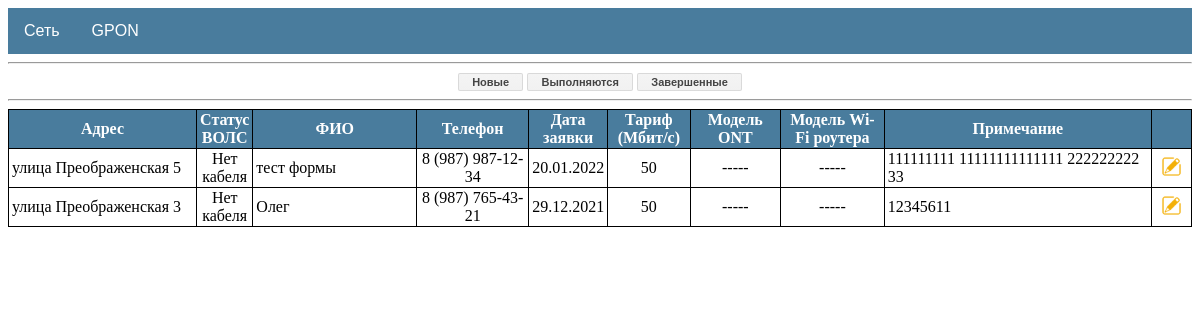
The page /gpon/requests/new/ on the database as committed earlier.
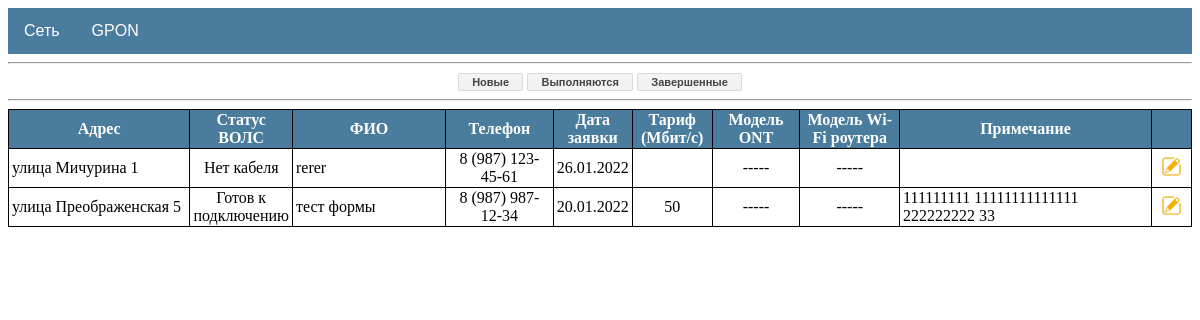
The same page on the database as committed later.
### gpon/models.py (models this page shows, shortened)
class Request(models.Model):
    user = models.ForeignKey(User, on_delete=models.CASCADE, related_name='user', verbose_name='Пользователь')
    address = models.ForeignKey(House, on_delete=models.CASCADE, related_name='request', verbose_name='Адрес')
    name = models.CharField(max_length=50, blank=True, verbose_name='ФИО')
    phone = models.CharField(max_length=50, blank=True, verbose_name='Телефон')
    date_req = models.DateField(auto_now_add=True, verbose_name='Дата заявки')
    date_con = models.DateTimeField(blank=True, null=True, verbose_name='Дата подключения')
    price_con = models.IntegerField(default='6000', verbose_name='Цена подключения')
    tariff = models.ForeignKey(Tariff, on_delete=models.CASCADE, blank=True, null=True, verbose_name='Тариф')
    ont = models.ForeignKey(Product, on_delete=models.CASCADE, blank=True, null=True, related_name='ont', verbose_name='Модель ONT')
    router = models.ForeignKey(Product, on_delete=models.CASCADE, blank=True, null=True, related_name='router', verbose_name='Модель Wi-Fi роутера')
    note = models.TextField(blank=True, verbose_name='Примечание')
    time = models.DateTimeField(auto_now=True, verbose_name='Время изменения')
    installer = models.ManyToManyField(User, blank=True, related_name='installer', verbose_name='Монтажники')
    manager = models.ForeignKey(User, blank=True, null=True, on_delete=models.CASCADE, related_name='manager', verbose_name='Менеджер')
    status = models.BooleanField(default=False)

class House(models.Model):
    cable = 'Нет кабеля'
    welding = 'Необходима сварка'
    ready = 'Готов к подключению'
    type = [(cable, 'Нет кабеля'), (welding, 'Необходима сварка'), (ready, 'Готов к подключению')]
    area = models.ForeignKey(Area, on_delete=models.CASCADE, verbose_name='Зона')
    address = models.OneToOneField(Address, on_delete=models.CASCADE, unique=True, verbose_name='Адрес')
    status = models.CharField(max_length=20, choices=type, default=cable, verbose_name='Статус')
    note = models.TextField(blank=True, verbose_name='Примечание')
    time = models.DateTimeField(auto_now=True, verbose_name='Дата изменения')
    def __str__(self):
        return f'{self.address}'

class Tariff(models.Model):
    name = models.CharField(max_length=50, unique=True, verbose_name='Название тарифа')
    speed = models.IntegerField(default='100', verbose_name='Скорость Мбит/с')
    price = models.IntegerField(verbose_name='Стоимость тарифа')

### addressbook/models.py (models this page shows)
class Address(models.Model):
    avenue = 'проспект'
    street = 'улица'
    boulevard = 'бульвар'
    passage = 'проезд'
    lane = 'переулок'
    highway = 'шоссе'
    list = [(avenue, 'проспект'), (street, 'улица'), (boulevard, 'бульвар'), (passage, 'проезд'),
            (lane, 'переулок'), (highway, 'шоссе')]
    address_type = models.CharField(max_length=10, choices=list, verbose_name='Тип')
    address_name = models.CharField(max_length=50, verbose_name='Название')
    address_house = models.CharField(max_length=5, verbose_name='Номер дома')
    def __str__(self):
        return f'{self.address_type} {self.address_name} {self.address_house}'

### gpon/views.py (the view)
# urls.py: path('requests/new/', RequestList.as_view(template_name='gpon/requests_new.html'), name='requests_new'),
class RequestList(ListView):
    model = Request
    context_object_name = 'requests'
    def get_context_data(self, **kwargs):
        context = super().get_context_data(**kwargs)
        context['is_new'] = Request.objects.filter(status='False').filter(date_con__isnull=True).order_by('-id')
        context['in_progress'] = Request.objects.filter(status='False').exclude(date_con__isnull=True).order_by('date_con')
        context['is_completed'] = Request.objects.filter(status='True').order_by('-id')
        context['total_houses'] = House.objects.all()
        context['cable_houses'] = House.objects.filter(status='Нет кабеля')
        context['welding_houses'] = House.objects.filter(status='Необходима сварка')
        context['ready_houses'] = House.objects.filter(status='Готов к подключению')
        context['sold_routers'] = Request.objects.filter(status='True').exclude(router__isnull=True)
        return context

### templates/gpon/requests_new.html
{%extends 'request.html' %}
{% block content %}
{%  if is_new %}
    <table class="table_gpon">
        <tr>
            <th style="width: 220px">
                Адрес
            </th>
            <th>
                Статус ВОЛС
            </th>
            <th style="width: 220px">
                ФИО
            </th>
            <th style="width: 130px">
                Телефон
            </th>
            <th style="width: 60px">
                Дата заявки
            </th>
            <th style="width: 90px">
                Тариф (Мбит/с)
            </th>
            <th style="width: 100px">
                Модель ONT
            </th>
            <th style="width: 120px">
                Модель Wi-Fi роутера
            </th>
            <th style="width: 350px">
               Примечание
            </th>
            <th style="width: 20px">
            </th>
        </tr>
    {% for house in is_new %}
        <tr>
            <td style="text-align: left">
                {{ house.address }}
            </td>
            <td>
                {{ house.address.status }}
            </td>
            <td style="text-align: left">
                {{ house.name }}
            </td>
            <td>
                {{ house.phone }}
            </td>
            <td>
                {{ house.date_req|date:'d.m.Y' }}
            </td>
            <td>
                {{ house.tariff.speed }}
            </td>
            <td>
                {% if house.ont is None %}
                    -----
                {% else %}
                    {{ house.ont }}
                {% endif %}
            </td>
            <td>
                {% if house.router is None %}
                    -----
                {% else %}
                    {{ house.router }}
                {% endif %}
            </td>
            <td style="text-align: left">
                {{ house.note }}
            </td>
            <td>
                <a href="{% url 'request_update' house.pk %}" title="Изменить">
                    <img src="/static/images/icon_edit.png" width="23" height="23">
                </a>
            </td>
        </tr>
    {% endfor %}
    </table>
{%  else %}
    <h1>пусто</h1>
{% endif %}
{% endblock content %}

Rows that differ between the two databases and show on the page:
no longer on this page (row edited): Request: address "улица Преображенская 3", address.status "Нет кабеля", name "Олег", phone "8 (987) 765-43-21", date_req "29.12.2021", tariff.speed "50", note "12345611"
added Request: address "улица Мичурина 1", address.status "Нет кабеля", name "rerer", phone "8 (987) 123-45-61", date_req "26.01.2022"
changed Request "тест формы": address.status "Нет кабеля" → "Готов к подключению"
